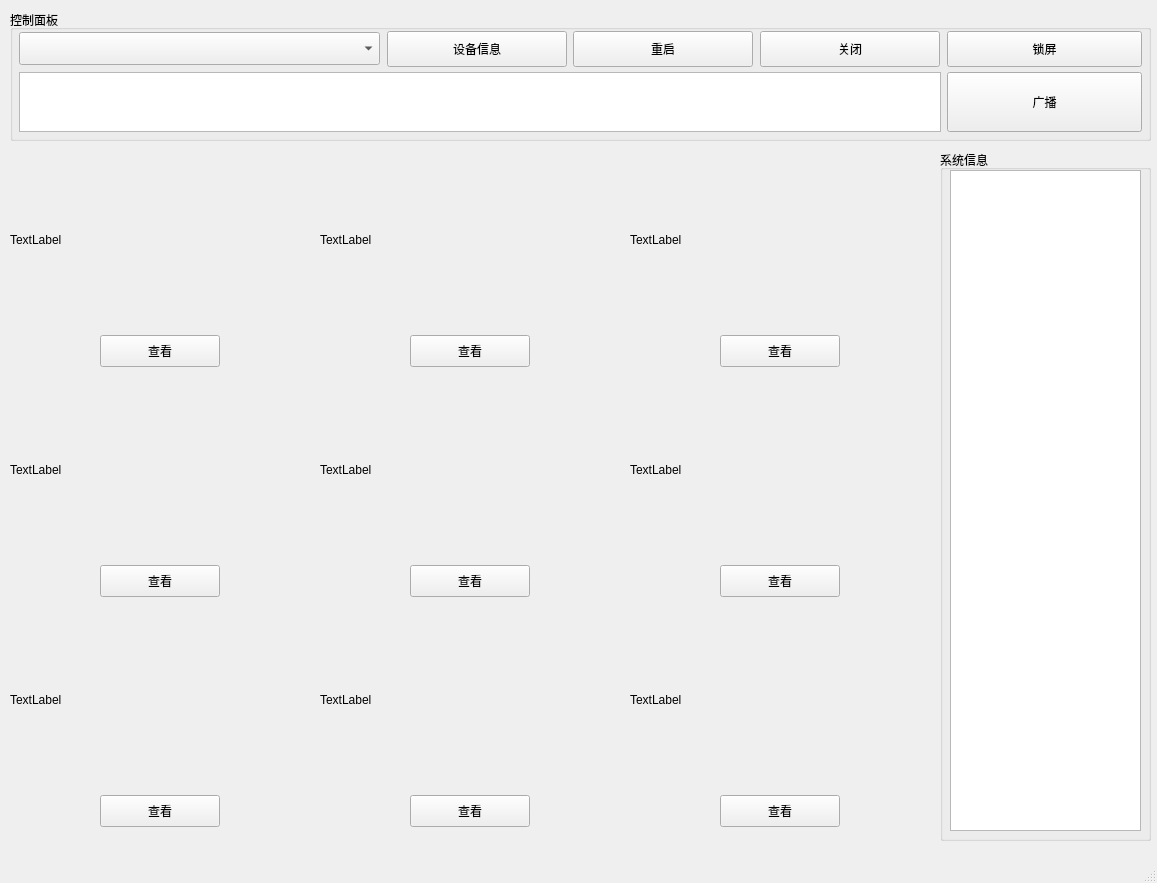
<?xml version="1.0" encoding="UTF-8"?>
<ui version="4.0">
 <class>MainWindow</class>
 <widget class="QMainWindow" name="MainWindow">
  <property name="geometry">
   <rect>
    <x>0</x>
    <y>0</y>
    <width>1157</width>
    <height>883</height>
   </rect>
  </property>
  <property name="windowTitle">
   <string>MainWindow</string>
  </property>
  <widget class="QWidget" name="centralwidget">
   <widget class="QGroupBox" name="groupBox">
    <property name="geometry">
     <rect>
      <x>10</x>
      <y>10</y>
      <width>1141</width>
      <height>131</height>
     </rect>
    </property>
    <property name="title">
     <string>控制面板</string>
    </property>
    <widget class="QPushButton" name="pushButton_2">
     <property name="enabled">
      <bool>true</bool>
     </property>
     <property name="geometry">
      <rect>
       <x>750</x>
       <y>21</y>
       <width>180</width>
       <height>36</height>
      </rect>
     </property>
     <property name="text">
      <string>关闭</string>
     </property>
    </widget>
    <widget class="QPushButton" name="pushButton_3">
     <property name="geometry">
      <rect>
       <x>937</x>
       <y>21</y>
       <width>195</width>
       <height>36</height>
      </rect>
     </property>
     <property name="text">
      <string>锁屏</string>
     </property>
    </widget>
    <widget class="QPlainTextEdit" name="plainTextEdit">
     <property name="geometry">
      <rect>
       <x>9</x>
       <y>62</y>
       <width>922</width>
       <height>60</height>
      </rect>
     </property>
    </widget>
    <widget class="QPushButton" name="pushButton_4">
     <property name="geometry">
      <rect>
       <x>937</x>
       <y>62</y>
       <width>195</width>
       <height>60</height>
      </rect>
     </property>
     <property name="text">
      <string>广播</string>
     </property>
    </widget>
    <widget class="QComboBox" name="comboBox">
     <property name="geometry">
      <rect>
       <x>9</x>
       <y>22</y>
       <width>361</width>
       <height>33</height>
      </rect>
     </property>
     <property name="font">
      <font>
       <pointsize>12</pointsize>
      </font>
     </property>
    </widget>
    <widget class="QPushButton" name="pushButton_5">
     <property name="geometry">
      <rect>
       <x>377</x>
       <y>21</y>
       <width>180</width>
       <height>36</height>
      </rect>
     </property>
     <property name="text">
      <string>设备信息</string>
     </property>
    </widget>
    <widget class="QPushButton" name="pushButton">
     <property name="geometry">
      <rect>
       <x>563</x>
       <y>21</y>
       <width>180</width>
       <height>36</height>
      </rect>
     </property>
     <property name="text">
      <string>重启</string>
     </property>
    </widget>
   </widget>
   <widget class="QGroupBox" name="groupBox_2">
    <property name="geometry">
     <rect>
      <x>940</x>
      <y>150</y>
      <width>211</width>
      <height>691</height>
     </rect>
    </property>
    <property name="title">
     <string>系统信息</string>
    </property>
    <widget class="QTextBrowser" name="textBrowser">
     <property name="geometry">
      <rect>
       <x>10</x>
       <y>20</y>
       <width>191</width>
       <height>661</height>
      </rect>
     </property>
    </widget>
   </widget>
   <widget class="QLabel" name="video_2">
    <property name="geometry">
     <rect>
      <x>320</x>
      <y>150</y>
      <width>300</width>
      <height>180</height>
     </rect>
    </property>
    <property name="text">
     <string>TextLabel</string>
    </property>
   </widget>
   <widget class="QLabel" name="video_3">
    <property name="geometry">
     <rect>
      <x>630</x>
      <y>150</y>
      <width>300</width>
      <height>180</height>
     </rect>
    </property>
    <property name="text">
     <string>TextLabel</string>
    </property>
   </widget>
   <widget class="QLabel" name="video_1">
    <property name="geometry">
     <rect>
      <x>10</x>
      <y>150</y>
      <width>300</width>
      <height>180</height>
     </rect>
    </property>
    <property name="text">
     <string>TextLabel</string>
    </property>
   </widget>
   <widget class="QPushButton" name="pushButtonClient_1">
    <property name="geometry">
     <rect>
      <x>100</x>
      <y>335</y>
      <width>120</width>
      <height>32</height>
     </rect>
    </property>
    <property name="text">
     <string>查看</string>
    </property>
   </widget>
   <widget class="QPushButton" name="pushButtonClient_2">
    <property name="geometry">
     <rect>
      <x>410</x>
      <y>335</y>
      <width>120</width>
      <height>32</height>
     </rect>
    </property>
    <property name="text">
     <string>查看</string>
    </property>
   </widget>
   <widget class="QPushButton" name="pushButtonClient_3">
    <property name="geometry">
     <rect>
      <x>720</x>
      <y>335</y>
      <width>120</width>
      <height>32</height>
     </rect>
    </property>
    <property name="text">
     <string>查看</string>
    </property>
    <property name="iconSize">
     <size>
      <width>16</width>
      <height>16</height>
     </size>
    </property>
   </widget>
   <widget class="QLabel" name="tag_1">
    <property name="geometry">
     <rect>
      <x>10</x>
      <y>150</y>
      <width>121</width>
      <height>20</height>
     </rect>
    </property>
    <property name="text">
     <string/>
    </property>
   </widget>
   <widget class="QPushButton" name="pushButtonClient_4">
    <property name="geometry">
     <rect>
      <x>100</x>
      <y>565</y>
      <width>120</width>
      <height>32</height>
     </rect>
    </property>
    <property name="text">
     <string>查看</string>
    </property>
   </widget>
   <widget class="QPushButton" name="pushButtonClient_5">
    <property name="geometry">
     <rect>
      <x>410</x>
      <y>565</y>
      <width>120</width>
      <height>32</height>
     </rect>
    </property>
    <property name="text">
     <string>查看</string>
    </property>
    <property name="iconSize">
     <size>
      <width>16</width>
      <height>16</height>
     </size>
    </property>
   </widget>
   <widget class="QPushButton" name="pushButtonClient_6">
    <property name="geometry">
     <rect>
      <x>720</x>
      <y>565</y>
      <width>120</width>
      <height>32</height>
     </rect>
    </property>
    <property name="text">
     <string>查看</string>
    </property>
   </widget>
   <widget class="QPushButton" name="pushButtonClient_7">
    <property name="geometry">
     <rect>
      <x>100</x>
      <y>795</y>
      <width>120</width>
      <height>32</height>
     </rect>
    </property>
    <property name="text">
     <string>查看</string>
    </property>
   </widget>
   <widget class="QPushButton" name="pushButtonClient_8">
    <property name="geometry">
     <rect>
      <x>410</x>
      <y>795</y>
      <width>120</width>
      <height>32</height>
     </rect>
    </property>
    <property name="text">
     <string>查看</string>
    </property>
    <property name="iconSize">
     <size>
      <width>16</width>
      <height>16</height>
     </size>
    </property>
   </widget>
   <widget class="QPushButton" name="pushButtonClient_9">
    <property name="geometry">
     <rect>
      <x>720</x>
      <y>795</y>
      <width>120</width>
      <height>32</height>
     </rect>
    </property>
    <property name="text">
     <string>查看</string>
    </property>
   </widget>
   <widget class="QLabel" name="video_4">
    <property name="enabled">
     <bool>true</bool>
    </property>
    <property name="geometry">
     <rect>
      <x>10</x>
      <y>380</y>
      <width>300</width>
      <height>180</height>
     </rect>
    </property>
    <property name="sizePolicy">
     <sizepolicy hsizetype="Fixed" vsizetype="Fixed">
      <horstretch>0</horstretch>
      <verstretch>0</verstretch>
     </sizepolicy>
    </property>
    <property name="text">
     <string>TextLabel</string>
    </property>
   </widget>
   <widget class="QLabel" name="video_8">
    <property name="geometry">
     <rect>
      <x>320</x>
      <y>610</y>
      <width>300</width>
      <height>180</height>
     </rect>
    </property>
    <property name="text">
     <string>TextLabel</string>
    </property>
   </widget>
   <widget class="QLabel" name="video_6">
    <property name="geometry">
     <rect>
      <x>630</x>
      <y>380</y>
      <width>300</width>
      <height>180</height>
     </rect>
    </property>
    <property name="text">
     <string>TextLabel</string>
    </property>
   </widget>
   <widget class="QLabel" name="video_7">
    <property name="geometry">
     <rect>
      <x>10</x>
      <y>610</y>
      <width>300</width>
      <height>180</height>
     </rect>
    </property>
    <property name="text">
     <string>TextLabel</string>
    </property>
   </widget>
   <widget class="QLabel" name="video_5">
    <property name="geometry">
     <rect>
      <x>320</x>
      <y>380</y>
      <width>300</width>
      <height>180</height>
     </rect>
    </property>
    <property name="text">
     <string>TextLabel</string>
    </property>
   </widget>
   <widget class="QLabel" name="video_9">
    <property name="geometry">
     <rect>
      <x>630</x>
      <y>610</y>
      <width>300</width>
      <height>180</height>
     </rect>
    </property>
    <property name="text">
     <string>TextLabel</string>
    </property>
   </widget>
  </widget>
  <widget class="QMenuBar" name="menubar">
   <property name="geometry">
    <rect>
     <x>0</x>
     <y>0</y>
     <width>1157</width>
     <height>23</height>
    </rect>
   </property>
  </widget>
  <widget class="QStatusBar" name="statusbar"/>
 </widget>
 <resources/>
 <connections/>
</ui>
